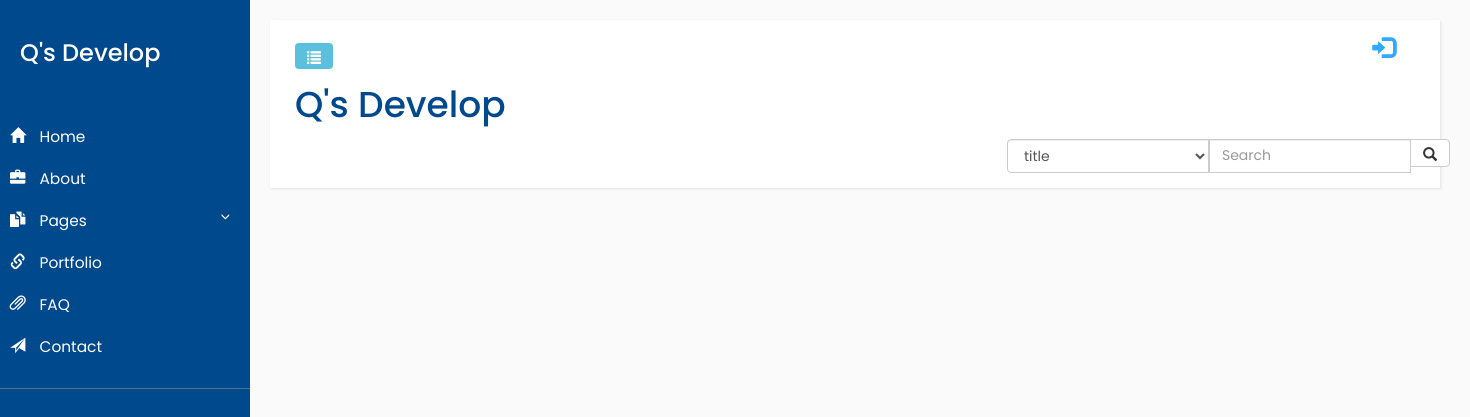
The page /draft/ on the database as committed earlier.
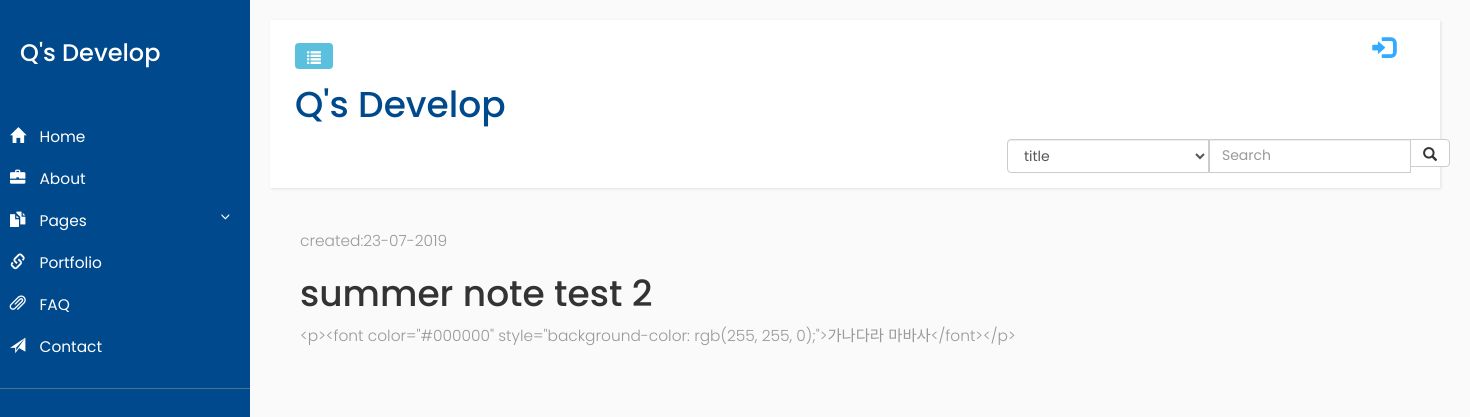
The same page on the database as committed later.
### blog/models.py (models this page shows, shortened)
class Post(models.Model):
    author = models.ForeignKey('auth.User',on_delete=models.CASCADE,)
    title = models.CharField(max_length=200)
    text = models.TextField()
    category = models.CharField(max_length=200)
    created_date = models.DateTimeField(default = timezone.now)
    published_date = models.DateTimeField(blank = True, null=True)

### blog/views.py (the view)
# urls.py: path('draft/', views.post_draft_list, name ='post_draft_list'),
def post_draft_list(request):
    posts = Post.objects.filter(published_date__isnull=True).order_by('created_date')
    return render(request, 'blog/post_draft_list.html', {'posts':posts})

### blog/templates/blog/post_draft_list.html
{% extends 'blog/base.html' %}
{% block content %}
    {% for post in posts %}
        <div class = "post">
            <p class="date">created:{{ post.created_date | date:'d-m-Y'}}</p>
            <h1><a href="{% url 'blog:post_detail' pk=post.pk %}">{{ post.title}} </a></h1>
            <p>{{ post.text | truncatechars:200 }}</p>
        </div>
    {% endfor %}
{% endblock%}

Rows that differ between the two databases and show on the page:
added Post: created_date "23-07-2019", title "summer note test 2", text "<p><font color=\"#000000\" style=\"background-color: rgb(255, 255, 0);\">가나다라 마바사</font></p>"
